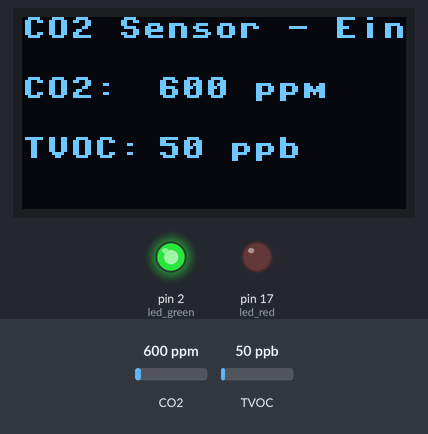
A program run on a simulated MicroPython board. On the bench: 128×64 one-colour display, output pins drawn as LEDs (lit = HIGH). The test bench sets the inputs (shaded band); at power-on: CO2 600 ppm, TVOC 50 ppb. Files that are not in the repository are absent; the clock reads 2024-03-15 10:24:30 at power-on unless the program sets it; pins used as bus, display or sensor lines are not drawn.

Above: at 20.5 s.
20.6 s: CO2 set to 2462 ppm
At 23.3 s:
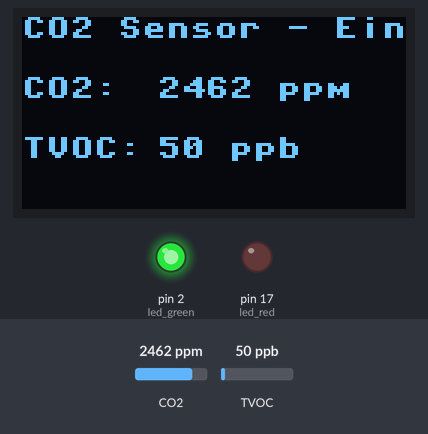
23.6 s: CO2 set to 2545 ppm
At 26.4 s:
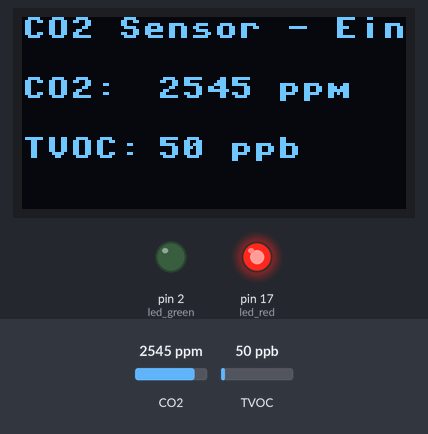
26.6 s: TVOC set to 20 ppb
At 29.3 s:
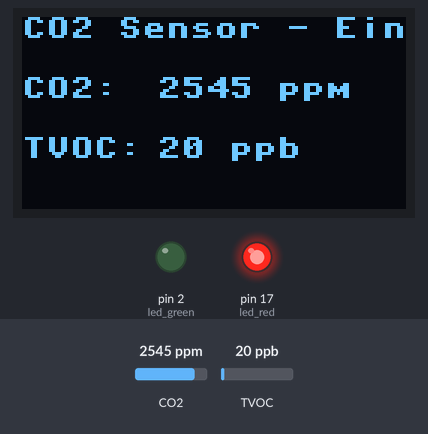
29.6 s: TVOC set to 250 ppb
At 32.7 s:
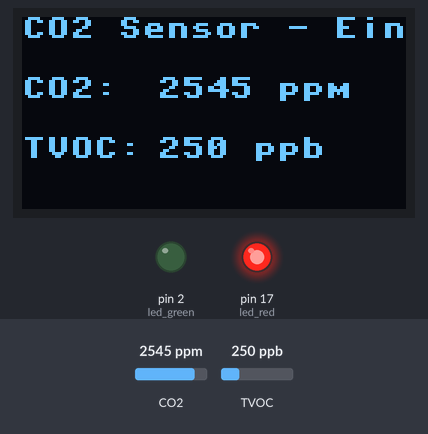
Timing chart, 0 to 33.6 s (numbered marks = the images above; inputs shaded):
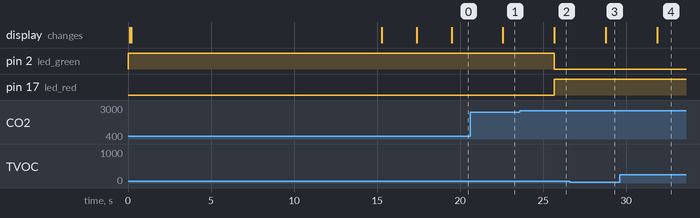

The program:

air_quality.py
```python
# --------------------------------------------------------------------------------
# - DEPENDENCIES
# --------------------------------------------------------------------------------
import time
from machine import Pin, SoftI2C, I2C
import ssd1306
import adafruit_sgp30

# --------------------------------------------------------------------------------
# - CONST
# --------------------------------------------------------------------------------
CO2_LINE = 20
TVOC_LINE = 40
DEBUG = False

# --------------------------------------------------------------------------------
# - USER TH DEFAULT VALUES
# --------------------------------------------------------------------------------
co2eq_th = 2500
hysteresis = 200

# --------------------------------------------------------------------------------
# - TIMING CONST
# --------------------------------------------------------------------------------
SAMPLING_TIME_S = 1
SENS_INIT_DELAY_S = 15

# 3600
ONE_HOUR_S = 3600
# 43200
TWELVE_HOURS_S = 43200

# --------------------------------------------------------------------------------
# - GLOBALS
# --------------------------------------------------------------------------------
has_baseline = False
baseline_time = 0

# --------------------------------------------------------------------------------
# - SERVICE FUNCTIONS
# --------------------------------------------------------------------------------
def user_message(text):
    if DEBUG == True:
        print(text)
    oled.fill(0)
    oled.text(text, 0, 0)
    oled.show()

def oled_data(co2eq, tvoc):
    oled.fill(0)
    oled.text('CO2 Sensor - Ein', 0, 0)
    oled.text('CO2: ', 0, CO2_LINE)
    oled.text(str(co2eq) + ' ppm',45, CO2_LINE)
    oled.text('TVOC: ', 0, TVOC_LINE)
    oled.text(str(tvoc) + ' ppb', 45, TVOC_LINE)
    oled.show()

def get_sensor_baseline():
    global has_baseline

    try:
        # Retrieve previously stored baselines, if any (helps the compensation algorithm).
        f_co2 = open('co2eq_baseline.txt', 'r')
        f_tvoc = open('tvoc_baseline.txt', 'r')
        co2_baseline = int(f_co2.read())
        tvoc_baseline = int(f_tvoc.read())
        # Use them to calibrate the sensor
        sgp30.set_iaq_baseline(co2_baseline, tvoc_baseline)
        f_co2.close()
        f_tvoc.close()
        has_baseline = True
        user_message('Baseline Set')
    except:
        user_message('No baseline')

    time.sleep(2)

def update_sensor_baseline():
    global has_baseline
    global baseline_time

    # Baselines should be saved after 12 hour the first time then every hour, according to the doc
    if (has_baseline and (time.time() - baseline_time >= (ONE_HOUR_S/SAMPLING_TIME_S))) \
            or ((not has_baseline) and (time.time() - baseline_time >= (TWELVE_HOURS_S/SAMPLING_TIME_S))):

        baseline_time = time.time()

        try:
            f_co2 = open('co2eq_baseline.txt', 'w')
            f_tvoc = open('tvoc_baseline.txt', 'w')
            bl_co2, bl_tvoc = sgp30.get_iaq_baseline()
            f_co2.write(str(bl_co2))
            f_tvoc.write(str(bl_tvoc))
            f_co2.close()
            f_tvoc.close()
            has_baseline = True
            user_message('Baseline Set')
        except:
            user_message('No baseline')

    time.sleep(2)

def get_user_threshold():
    global co2eq_th
    global hysteresis

    try:
        # Get the Threshold fro CO2
        f_co2_th = open('co2eq_th.txt', 'r')
        f_hysteresis = open('hist_th.txt', 'r')
        co2eq_th = int(f_co2_th.read())
        hysteresis = int(f_hysteresis.read())
        f_co2_th.close()
        f_hysteresis.close()
        user_message('User Th set')
    except:
        user_message('No user Th')

    time.sleep(2)

# --------------------------------------------------------------------------------
# - SYSTEM INIT
# --------------------------------------------------------------------------------

# LEDs
led_green = Pin(2, Pin.OUT)
led_red = Pin(17, Pin.OUT)
led_green.on()
led_red.off()

# Initialize I2C buses
s_i2c = I2C(scl=Pin(18), sda=Pin(19), freq=100000)
d_i2c = SoftI2C(scl=Pin(15), sda=Pin(4), freq=100000)

# OLED enable pin
oled_sts = Pin(16, Pin.OUT)
oled_sts.on()

# OLED initialization
oled_width = 128
oled_height = 64
oled = ssd1306.SSD1306_I2C(oled_width, oled_height, d_i2c)

# Air quality sensor init
sgp30 = adafruit_sgp30.Adafruit_SGP30(s_i2c)

# Initialize SGP-30 internal drift compensation algorithm.
sgp30.iaq_init()

# Wait 15 seconds for the SGP30 to properly initialize
user_message('Sensor Init...')
time.sleep(SENS_INIT_DELAY_S)

# User threshold for LEDs indication
get_user_threshold()

# Sensor Calibration
get_sensor_baseline()

# Store the time at which last baseline has been saved
baseline_time = time.time()

# --------------------------------------------------------------------------------
# - MAIN LOOP
# --------------------------------------------------------------------------------
while True:
    # Get CO2 and TVOC data
    co2eq, tvoc = sgp30.iaq_measure()

    if DEBUG == True:
        # Print values on REPL
        print('co2eq = ' + str(co2eq) + ' ppm \t tvoc = ' + str(tvoc) + ' ppb')

    # Print values on Display
    oled_data(co2eq, tvoc)

    # Manage LEDs
    if (co2eq > co2eq_th):
        led_green.off()
        led_red.on()
    elif (co2eq < (co2eq_th - hysteresis)):
        led_green.on()
        led_red.off()

    # Update sensor baseline
    update_sensor_baseline()

    # Wait for the new sampling time
    time.sleep(SAMPLING_TIME_S)
```

Measured:
- the behaviour switches between 2500 and 2501 ppm on CO2 (found by bisection; images 1 and 2)
- after the input at 20.6 s, the display: changes after 2.0 s (image 1)
- after the input at 23.6 s, pin 2 (led_green): HIGH → LOW after 2.1 s; pin 17 (led_red): LOW → HIGH after 2.1 s; the display: changes after 2.1 s (image 2)
- after the input at 26.6 s, the display: changes after 2.2 s (image 3)
- after the input at 29.6 s, the display: changes after 2.3 s (image 4)
